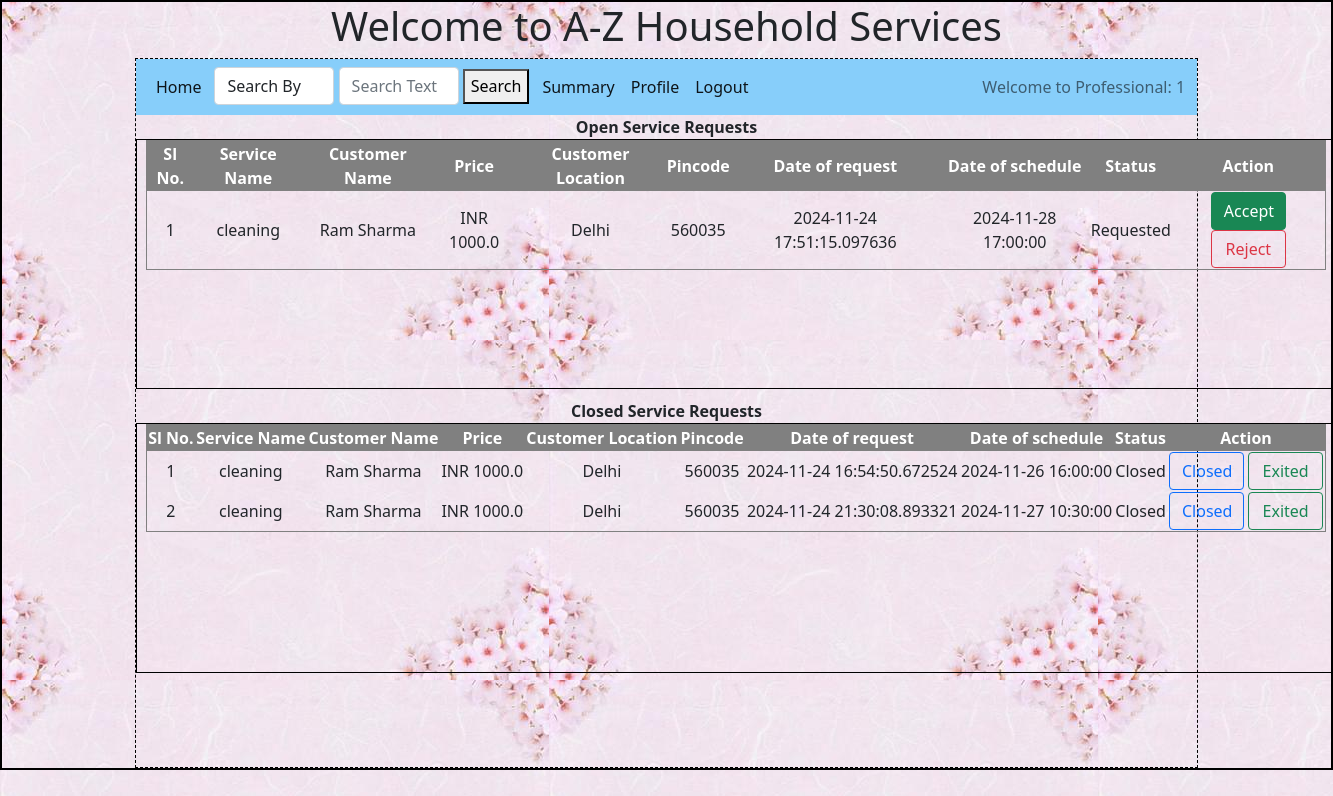
/sp/1/1 (signed in), run on the app's committed database.
### backend/models.py (models this page shows)
class Service_request(db.Model):
    __tablename__ = 'service_request'
    id=db.Column(db.Integer,primary_key=True)
    customer_id=db.Column(db.Integer,db.ForeignKey('customer.id'), nullable = False)
    sp_id=db.Column(db.Integer,db.ForeignKey('service_professional.id'), nullable = False)
    date_of_request = db.Column(db.DateTime, default = datetime.now) # NEED TO CONFIRM on type
    service_id=db.Column(db.Integer,db.ForeignKey('service.id'), nullable = False)
    remarks = db.Column(db.String, nullable = False)
    date_of_schedule = db.Column(db.DateTime, nullable = False) # NEED TO CONFIRM on type
    date_of_completion = db.Column(db.DateTime)
    status = db.Column(db.String, default = 'Requested') # Requested , Assigned, Closed, Rejected
    sp_exit = db.Column(db.Integer, default = 0) # Not-exited - 0, Exited - 1
    ratings = db.relationship('Rating',  cascade = "all, delete", backref = 'service_request', lazy = True)

class Service(db.Model):
    __tablename__ = 'service'
    id=db.Column(db.Integer,primary_key=True)
    name = db.Column(db.String, nullable = False)
    base_price = db.Column(db.Float, nullable = False)
    avg_time_req = db.Column(db.Float, nullable = False) # Time in hours
    description = db.Column(db.String, nullable = False)
    sp = db.relationship('Service_professional', cascade = "all, delete", backref = 'service', lazy = True)
    sr = db.relationship('Service_request', cascade = "all, delete", backref = 'service', lazy = True)

class Customer(db.Model):
    __tablename__ = 'customer' # If we do not define this, the model auto assigns name as lower case of class name
    id=db.Column(db.Integer,primary_key=True)
    email=db.Column(db.String,unique=True, nullable = False)
    name = db.Column(db.String, nullable = False)
    password = db.Column(db.String, nullable = False)
    role = db.Column(db.Integer, default =1) # admin - 0, customer - 1
    date_of_signup = db.Column(db.DateTime, default = datetime.now) # NEED TO CONFIRM on type
    contact_number = db.Column(db.String, nullable = False)
    location = db.Column(db.String, nullable = False)
    pin_code = db.Column(db.String, nullable = False)
    avg_ratings = db.Column(db.Float)
    status = db.Column(db.String, default = 'Active') # Active , Flagged ,  Blocked
    sr = db.relationship('Service_request', cascade = 'all, delete', backref = 'customer', lazy = True)
    ratings = db.relationship('Rating', cascade = 'all, delete', backref = 'customer', lazy = True)

class Service_professional(db.Model):
    __tablename__ = 'service_professional' # If we do not define this, the model auto assigns name as lower case of class name
    id=db.Column(db.Integer,primary_key=True)
    email=db.Column(db.String,unique=True, nullable = False)
    name = db.Column(db.String, nullable = False)
    password = db.Column(db.String, nullable = False)
    role = db.Column(db.Integer, default =2)
    date_of_regn = db.Column(db.DateTime, default = datetime.now)
    doc_name = db.Column(db.String, nullable = False) ## TO BE UPDATED
    doc_data = db.Column(db.LargeBinary, nullable = False)
    service_name = db.Column(db.String, nullable = False)
    service_id = db.Column(db.Integer, db.ForeignKey('service.id'), nullable = False)
    description = db.Column(db.String, nullable = False)
    price = db.Column(db.Float, nullable = False)
    avg_time = db.Column(db.Float, nullable = False)
    exp_since = db.Column(db.Integer, nullable = False) # NEED TO CONFIRM on type
    location = db.Column(db.String, nullable = False)
    pin_code = db.Column(db.Integer, nullable = False)
    contact_number = db.Column(db.String, nullable = False)
    status = db.Column(db.String, default = 'Registered') # Registered - 0, Active - 1, Flagged - 2, Blocked - 3, Rejected - 4
    avg_ratings = db.Column(db.Float)
    sr = db.relationship('Service_request', cascade = 'all, delete', backref = 'service_professional', lazy = True)
    ratings = db.relationship('Rating', cascade = 'all, delete', backref = 'service_professional', lazy = True)

### backend/controllers.py (the view)
@app.route("/sp/<uid>/<uname>")
def sp_dashboard(uid, uname):
    open_service_requests = Service_request.query.filter_by(sp_id = uid, status = 'Requested').all() + Service_request.query.filter_by(sp_id = uid, status = 'Assigned').all()
    closed_service_requests = Service_request.query.filter_by(sp_id = uid, status = 'Closed').all() + Service_request.query.filter_by(sp_id = uid, status = 'Rejected').all()
    sp = Service_professional.query.filter_by(id = uid).first()
    return render_template('sp_dashboard.html', sp = sp, open_service_requests=open_service_requests,
                           closed_service_requests=closed_service_requests, uname = uname, uid = uid)

### templates/sp_dashboard.html
{%extends "sp_layout.html"%}
{%block content%}
{%if sp.status != 'Blocked'%}
<div style="text-align: center;">
    <p style="margin: auto ;"><b>Open Service Requests</b> </p>
    </div>
    {%if open_service_requests %}
    <div style="width:1200px; height:250px; overflow-y:auto;margin: auto;margin-bottom: 10px; text-align: center; border: 1px solid black;">
        <table cellspacing="0" cellpadding="1" border="1" width="1180px" style="margin: auto;">
          <tr style="color:white;background-color:grey;text-align: center;position: sticky;">
            <th>Sl No.</th>
                <th>Service Name</th>
                <th>Customer Name</th>
                <th>Price</th>
                <th>Customer Location</th>
                <th>Pincode</th>
                <th>Date of request</th>
                <th>Date of schedule</th>
                <th>Status</th>
                <th>Action</th>
            </tr>
            {% for sr in open_service_requests %}
            <tr>
                <td>{{loop.index}}</td>
                <td>{{sr.service.name}}</td>
                <td>{{sr.customer.name}}</td>
                <td>INR {{sr.service_professional.price}}</td>
                <td>{{sr.customer.location}}</td>
                <td>{{sr.customer.pin_code}}</td>
                <td>{{sr.date_of_request}}</td>
                <td>{{sr.date_of_schedule}}</td>
                <td>{{sr.status}}</td>
            <td>
              {%if sr.status == 'Requested'%}
              <a href="/sp/accept/{{sr.id}}/{{uid}}/{{uname}}" type="button" class="btn btn-success" style="width: 75px;">Accept</a>
              <a href="/sp/reject/{{sr.id}}/{{uid}}/{{uname}}" type="button" class="btn btn-outline-danger" style="width: 75px;">Reject</a>
              {%elif sr.status == 'Assigned'%}
              <a href="#" type="button" class="btn btn-outline-success">Accepted</a>
              {%endif%}
            </td>
        </tr>
        {% endfor %}
        </table>
    </div>
    {% else %}
    <div style="margin: auto;text-align: center;border: 1px;"><h2>No open requests found!</h2></div>
    {%endif%}
    {%else%}
    <div style="text-align: center;">
      <h2 style="margin: auto ;">Sorry, you are blocked! Please contact admin.  </h2>
      </div>
{%endif%}
<div style="text-align: center;">
    <p style="margin: auto ;"><b>Closed Service Requests</b> </p>
    </div>
    {% if closed_service_requests %}
                <div style="width:1200px; height:250px; overflow-y:auto;margin: auto;margin-bottom: 10px; text-align: center; border: 1px solid black;">
                  <table cellspacing="0" cellpadding="1" border="1" width="1180px" style="margin: auto;">
                    <tr style="color:white;background-color:grey;text-align: center;position: sticky;">
                      <th>Sl No.</th>
                      <th>Service Name</th>
                      <th>Customer Name</th>
                      <th>Price</th>
                      <th>Customer Location</th>
                      <th>Pincode</th>
                      <th>Date of request</th>
                      <th>Date of schedule</th>
                      <th>Status</th>
                      <th>Action</th>
                  </tr>
                    {% for sr in closed_service_requests %}
                  <tr>
                      <td>{{loop.index}}</td>
                      <td>{{sr.service.name}}</td>
                      <td>{{sr.customer.name}}</td>
                      <td>INR {{sr.service_professional.price}}</td>
                      <td>{{sr.customer.location}}</td>
                      <td>{{sr.customer.pin_code}}</td>
                      <td>{{sr.date_of_request}}</td>
                      <td>{{sr.date_of_schedule}}</td>
                      <td>{{sr.status}}</td>
                      <td>
                        {%if sr.status == 'Rejected'%}
                        <a href="#" type="button" class="btn btn-outline-secondary" style="width: 100px;">Rejected</a>
                        {%elif (sr.status == 'Closed') and (sr.sp_exit == 0)%}
                        <a href="#" type="button" class="btn btn-outline-primary" style="width: 75px;">Closed</a>
                        <a href="/sp/exit/{{sr.id}}/{{uid}}/{{uname}}" type="button" class="btn btn-success"style="width: 75px;">Exit?</a>
                        {%elif (sr.status == 'Closed') and (sr.sp_exit == 1)%}
                        <a href="#" type="button" class="btn btn-outline-primary" style="width: 75px;">Closed</a>
                        <a href="#" type="button" class="btn btn-outline-success" style="width: 75px;">Exited</a>
                        {%endif%}
                      </td>
                  </tr>
                  {% endfor %}
                  </table>
                  {% else %}
                <div style="margin: auto;text-align: center;border: 1px;"><h2>No closed requests found!</h2></div>
              {% endif %}
                </div>
{%endblock%}

### static/styles/main.css (style rules this page uses)
* { margin: 0px; }
body { background-image: url("../images/background.jpeg"); }

### data on the page
Service_request: service.name "cleaning", customer.name "Ram Sharma", service_professional.price "1000.0", customer.location "Delhi", customer.pin_code "560035", date_of_request "2024-11-24 17:51:15.097636", date_of_schedule "2024-11-28 17:00:00", status "Requested"
Service_request: service.name "cleaning", customer.name "Ram Sharma", service_professional.price "1000.0", customer.location "Delhi", customer.pin_code "560035", date_of_request "2024-11-24 16:54:50.672524", date_of_schedule "2024-11-26 16:00:00", status "Closed", sp_exit "Closed"
Service_request: service.name "cleaning", customer.name "Ram Sharma", service_professional.price "1000.0", customer.location "Delhi", customer.pin_code "560035", date_of_request "2024-11-24 21:30:08.893321", date_of_schedule "2024-11-27 10:30:00", status "Closed", sp_exit "Closed"

### other printed values
{{ uname }} "1"
